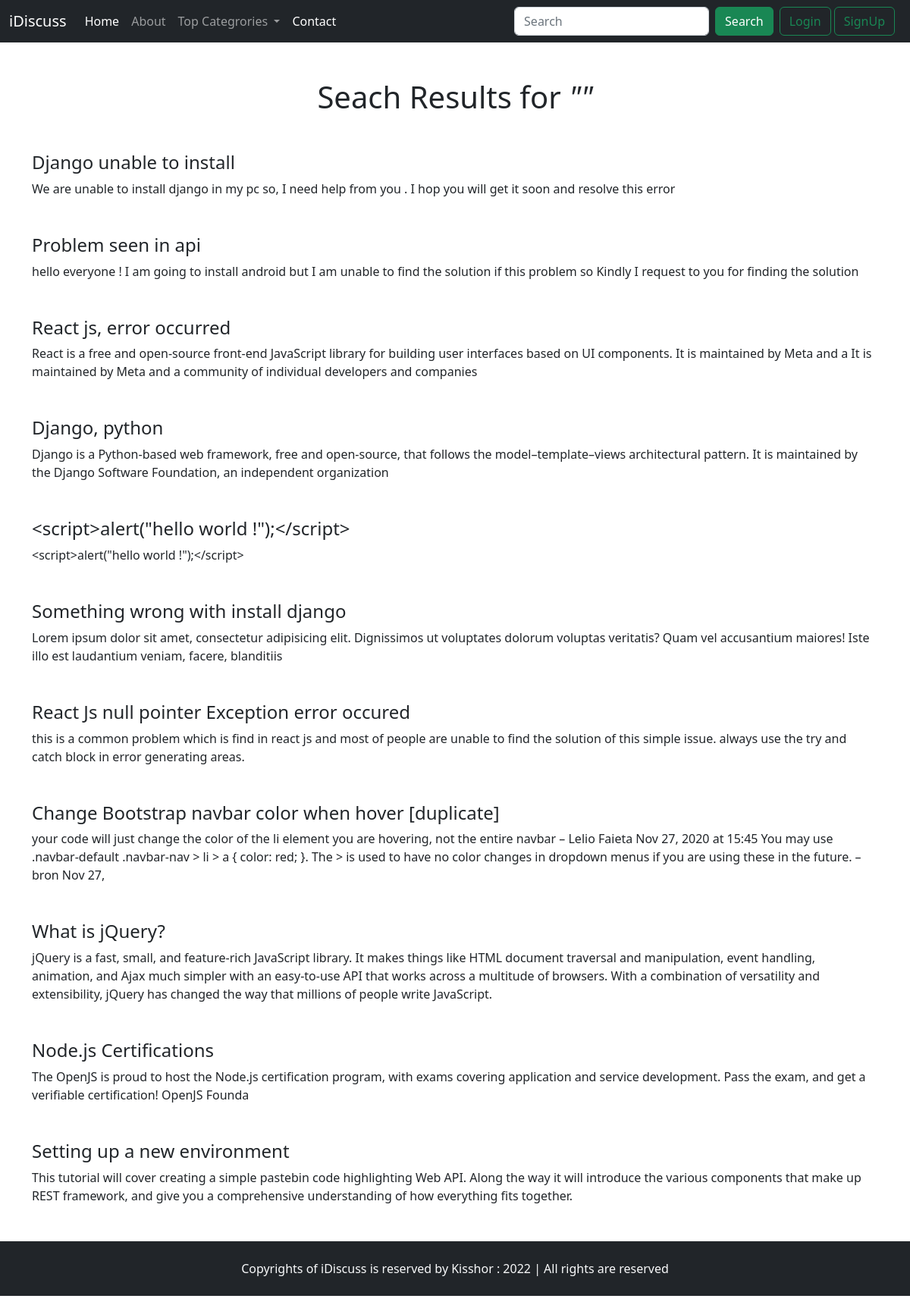
Screenshot of /search.php with the database file from the repository.
### tables this page shows
CREATE TABLE `thread` (
  `thread_id` int(7) NOT NULL,
  `thread_title` varchar(300) NOT NULL,
  `thread_desc` text NOT NULL,
  `thread_cat_id` int(7) NOT NULL,
  `thread_user_id` int(7) NOT NULL,
  `time` datetime NOT NULL DEFAULT current_timestamp()
);

### search.php (the view, shortened to what this page needs)
<?php include('partials/_navbar.php') ?>
<div class="container hdr">
    <h1 class="text-center mt-5">Seach Results for<em> "<?php echo $_GET['search']; ?>"</em></h1>
    <?php
    $query = $_GET['search'];
      $sql = "SELECT *FROM `thread` WHERE CONCAT(thread_title, thread_desc) LIKE'%$query%'";
      $result = mysqli_query($conn, $sql);
      $count = mysqli_num_rows($result);
      if ($count>0) {
        while ($row = mysqli_fetch_assoc($result)) {
          $title =  $row['thread_title'];
          $desc =  $row['thread_desc'];
          $id =  $row['thread_id'];
          $url = "threaditem.php?threadid=". $id;
          echo'<div class="results  my-5">
            <h4><a class="text-dark text-decoration-none" href="'.$url.'">'.$title.'</a></h4>
            <p>'.$desc.'</p>
            </div>';
        }
      }
    ?>
  </div>
      <?php include('partials/_footer.php') ?>
  </body>
</html>

### partials/_navbar.php (style rules this page uses)
.hdr { min-height: 550px; }

### rows the page displays
thread: thread_title "Django unable to install", thread_desc "We are unable to install django in my pc so, I need help from you . I hop you will get it soon and resolve this error"
thread: thread_title "Problem seen in api", thread_desc "hello everyone ! I am going to install android but I am unable to find the solution if this problem so Kindly I request to you for finding the solution"
thread: thread_title "React js, error occurred", thread_desc "React is a free and open-source front-end JavaScript library for building user interfaces based on UI components. It is maintained by Meta and a It is maintained by Meta and a community of individual developers and companies"
thread: thread_title "Django, python", thread_desc "Django is a Python-based web framework, free and open-source, that follows the model–template–views architectural pattern. It is maintained by the Django Software Foundation, an independent organization"
thread: thread_title "<script>alert(\"hello world !\");</script>", thread_desc "<script>alert(\"hello world !\");</script>"
thread: thread_title "Something wrong with install django", thread_desc "Lorem ipsum dolor sit amet, consectetur adipisicing elit. Dignissimos ut voluptates dolorum voluptas veritatis? Quam vel accusantium maiores! Iste illo est laudantium veniam, facere, blanditiis"
thread: thread_title "React Js null pointer Exception error occured", thread_desc "this is a common problem which is find in react js and most of people are unable to find the solution of this simple issue. always use the try and catch block in error generating areas."
thread: thread_title "Change Bootstrap navbar color when hover [duplicate]", thread_desc "your code will just change the color of the li element you are hovering, not the entire navbar – Lelio Faieta Nov 27, 2020 at 15:45 You may use .navbar-default .navbar-nav > li > a { color: red; }. The > is used to have no color changes in dropdown menus if you are using these in the future. – bron Nov 27,"
thread: thread_title "What is jQuery?", thread_desc "jQuery is a fast, small, and feature-rich JavaScript library. It makes things like HTML document traversal and manipulation, event handling, animation, and Ajax much simpler with an easy-to-use API that works across a multitude of browsers. With a combination of versatility and extensibility, jQuery has changed the way that millions of people write JavaScript."
thread: thread_title "Node.js Certifications", thread_desc "The OpenJS is proud to host the Node.js certification program, with exams covering application and service development. Pass the exam, and get a verifiable certification! OpenJS Founda"
thread: thread_title "Setting up a new environment", thread_desc "This tutorial will cover creating a simple pastebin code highlighting Web API. Along the way it will introduce the various components that make up REST framework, and give you a comprehensive understanding of how everything fits together."
